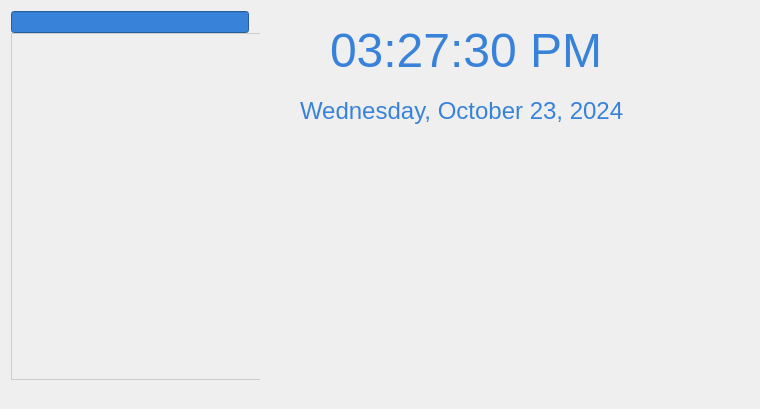
<?xml version="1.0" encoding="UTF-8"?>
<ui version="4.0">
 <class>EmployeeCheckInOutClass</class>
 <widget class="QWidget" name="EmployeeCheckInOutClass">
  <property name="geometry">
   <rect>
    <x>0</x>
    <y>0</y>
    <width>760</width>
    <height>409</height>
   </rect>
  </property>
  <property name="windowTitle">
   <string>EmployeeCheckInOut</string>
  </property>
  <widget class="QStackedWidget" name="stackedWidget">
   <property name="geometry">
    <rect>
     <x>0</x>
     <y>0</y>
     <width>751</width>
     <height>401</height>
    </rect>
   </property>
   <property name="currentIndex">
    <number>0</number>
   </property>
   <widget class="QWidget" name="hasEmployee">
    <widget class="QLabel" name="dateLabel">
     <property name="geometry">
      <rect>
       <x>300</x>
       <y>90</y>
       <width>401</width>
       <height>41</height>
      </rect>
     </property>
     <property name="font">
      <font>
       <pointsize>18</pointsize>
      </font>
     </property>
     <property name="styleSheet">
      <string notr="true">QLabel {
	color: #3883d9;
}</string>
     </property>
     <property name="text">
      <string>Wednesday, October 23, 2024</string>
     </property>
    </widget>
    <widget class="QLabel" name="timeLabel">
     <property name="geometry">
      <rect>
       <x>330</x>
       <y>20</y>
       <width>381</width>
       <height>61</height>
      </rect>
     </property>
     <property name="font">
      <font>
       <pointsize>36</pointsize>
      </font>
     </property>
     <property name="styleSheet">
      <string notr="true">QLabel {
	color: #3883d9;
}</string>
     </property>
     <property name="text">
      <string>03:27:30 PM</string>
     </property>
    </widget>
    <widget class="QWidget" name="verticalLayoutWidget">
     <property name="geometry">
      <rect>
       <x>0</x>
       <y>0</y>
       <width>260</width>
       <height>391</height>
      </rect>
     </property>
     <layout class="QVBoxLayout" name="verticalLayout">
      <property name="spacing">
       <number>0</number>
      </property>
      <item>
       <widget class="QLineEdit" name="searchLineEdit">
        <property name="styleSheet">
         <string notr="true">QLineEdit {
	color: #fff;
	background: #3883d9;
}</string>
        </property>
       </widget>
      </item>
      <item>
       <widget class="QTreeView" name="companyTreeView">
        <property name="sizePolicy">
         <sizepolicy hsizetype="Expanding" vsizetype="Expanding">
          <horstretch>0</horstretch>
          <verstretch>0</verstretch>
         </sizepolicy>
        </property>
        <property name="minimumSize">
         <size>
          <width>258</width>
          <height>258</height>
         </size>
        </property>
        <property name="styleSheet">
         <string notr="true">QTreeView {
	border: 0.5px solid #ccc; 
	background: transparent;
}</string>
        </property>
       </widget>
      </item>
     </layout>
    </widget>
    <widget class="QStackedWidget" name="stack_checkin_out">
     <property name="geometry">
      <rect>
       <x>260</x>
       <y>130</y>
       <width>491</width>
       <height>271</height>
      </rect>
     </property>
     <property name="currentIndex">
      <number>0</number>
     </property>
     <widget class="QWidget" name="use_device">
      <widget class="QLabel" name="device">
       <property name="geometry">
        <rect>
         <x>140</x>
         <y>30</y>
         <width>221</width>
         <height>181</height>
        </rect>
       </property>
       <property name="text">
        <string/>
       </property>
       <property name="pixmap">
        <pixmap>../icon/no-device.jpg</pixmap>
       </property>
      </widget>
     </widget>
     <widget class="QWidget" name="use_password">
      <widget class="QWidget" name="widget" native="true">
       <property name="geometry">
        <rect>
         <x>10</x>
         <y>20</y>
         <width>471</width>
         <height>171</height>
        </rect>
       </property>
       <property name="styleSheet">
        <string notr="true">background-color: #fafbff; 
border-radius: 10px;</string>
       </property>
       <widget class="QLabel" name="label_2">
        <property name="geometry">
         <rect>
          <x>10</x>
          <y>19</y>
          <width>91</width>
          <height>31</height>
         </rect>
        </property>
        <property name="styleSheet">
         <string notr="true">font: 18px;</string>
        </property>
        <property name="text">
         <string>Your Name</string>
        </property>
       </widget>
       <widget class="QComboBox" name="name_list">
        <property name="geometry">
         <rect>
          <x>110</x>
          <y>20</y>
          <width>201</width>
          <height>31</height>
         </rect>
        </property>
        <property name="styleSheet">
         <string notr="true">border: 1px solid black;
border-radius: 0px;</string>
        </property>
       </widget>
       <widget class="QLabel" name="label_3">
        <property name="geometry">
         <rect>
          <x>10</x>
          <y>70</y>
          <width>81</width>
          <height>31</height>
         </rect>
        </property>
        <property name="styleSheet">
         <string notr="true">font: 18px;</string>
        </property>
        <property name="text">
         <string>Password</string>
        </property>
       </widget>
       <widget class="QPushButton" name="show_all">
        <property name="geometry">
         <rect>
          <x>330</x>
          <y>20</y>
          <width>101</width>
          <height>31</height>
         </rect>
        </property>
        <property name="cursor">
         <cursorShape>PointingHandCursor</cursorShape>
        </property>
        <property name="styleSheet">
         <string notr="true">font: 18px;
color: white;
background: #3883d9;
border-radius: 4px;</string>
        </property>
        <property name="text">
         <string>Show All</string>
        </property>
       </widget>
       <widget class="QPushButton" name="submit_checkin_out">
        <property name="geometry">
         <rect>
          <x>190</x>
          <y>120</y>
          <width>111</width>
          <height>31</height>
         </rect>
        </property>
        <property name="cursor">
         <cursorShape>PointingHandCursor</cursorShape>
        </property>
        <property name="styleSheet">
         <string notr="true">font: 18px;
color: white;
background: #3883d9;
border-radius: 4px;</string>
        </property>
        <property name="text">
         <string>Check In</string>
        </property>
        <property name="icon">
         <iconset>
          <normaloff>../icon/check-white.webp</normaloff>../icon/check-white.webp</iconset>
        </property>
       </widget>
       <widget class="QLineEdit" name="password">
        <property name="geometry">
         <rect>
          <x>110</x>
          <y>70</y>
          <width>321</width>
          <height>31</height>
         </rect>
        </property>
        <property name="styleSheet">
         <string notr="true">border: 1px solid black;
border-radius: 0px;</string>
        </property>
       </widget>
      </widget>
      <widget class="QPushButton" name="back">
       <property name="geometry">
        <rect>
         <x>20</x>
         <y>220</y>
         <width>51</width>
         <height>41</height>
        </rect>
       </property>
       <property name="cursor">
        <cursorShape>PointingHandCursor</cursorShape>
       </property>
       <property name="styleSheet">
        <string notr="true">background: transparent;</string>
       </property>
       <property name="text">
        <string/>
       </property>
       <property name="icon">
        <iconset>
         <normaloff>../icon/back.png</normaloff>../icon/back.png</iconset>
       </property>
       <property name="iconSize">
        <size>
         <width>30</width>
         <height>30</height>
        </size>
       </property>
      </widget>
     </widget>
     <widget class="QWidget" name="page">
      <widget class="QWidget" name="widget_2" native="true">
       <property name="geometry">
        <rect>
         <x>10</x>
         <y>10</y>
         <width>471</width>
         <height>211</height>
        </rect>
       </property>
       <property name="styleSheet">
        <string notr="true">background-color: #fafbff; 
border-radius: 10px;</string>
       </property>
       <widget class="QLabel" name="label_4">
        <property name="geometry">
         <rect>
          <x>230</x>
          <y>10</y>
          <width>71</width>
          <height>21</height>
         </rect>
        </property>
        <property name="styleSheet">
         <string notr="true">font-weight: bold;
font: 18px;</string>
        </property>
        <property name="text">
         <string>Goodbye</string>
        </property>
       </widget>
       <widget class="QLabel" name="full_name">
        <property name="geometry">
         <rect>
          <x>310</x>
          <y>10</y>
          <width>151</width>
          <height>21</height>
         </rect>
        </property>
        <property name="styleSheet">
         <string notr="true">font-weight: bold;
font: 18px;</string>
        </property>
        <property name="text">
         <string>Đông</string>
        </property>
       </widget>
       <widget class="QLabel" name="label_6">
        <property name="geometry">
         <rect>
          <x>270</x>
          <y>40</y>
          <width>31</width>
          <height>16</height>
         </rect>
        </property>
        <property name="styleSheet">
         <string notr="true">font-weight: bold;
font: 18px;</string>
        </property>
        <property name="text">
         <string>ID:</string>
        </property>
       </widget>
       <widget class="QLabel" name="id">
        <property name="geometry">
         <rect>
          <x>310</x>
          <y>40</y>
          <width>151</width>
          <height>16</height>
         </rect>
        </property>
        <property name="styleSheet">
         <string notr="true">font-weight: bold;
font: 18px;</string>
        </property>
        <property name="text">
         <string>1</string>
        </property>
       </widget>
       <widget class="QLabel" name="label_8">
        <property name="geometry">
         <rect>
          <x>200</x>
          <y>60</y>
          <width>131</width>
          <height>21</height>
         </rect>
        </property>
        <property name="styleSheet">
         <string notr="true">font-weight: bold;
font: 18px;</string>
        </property>
        <property name="text">
         <string>Working hours:</string>
        </property>
       </widget>
       <widget class="QLabel" name="label_9">
        <property name="geometry">
         <rect>
          <x>200</x>
          <y>90</y>
          <width>91</width>
          <height>21</height>
         </rect>
        </property>
        <property name="styleSheet">
         <string notr="true">font-weight: bold;
font: 18px;</string>
        </property>
        <property name="text">
         <string>Today:</string>
        </property>
       </widget>
       <widget class="QLabel" name="label_10">
        <property name="geometry">
         <rect>
          <x>200</x>
          <y>120</y>
          <width>101</width>
          <height>21</height>
         </rect>
        </property>
        <property name="styleSheet">
         <string notr="true">font-weight: bold;
font: 18px;</string>
        </property>
        <property name="text">
         <string>This week:</string>
        </property>
       </widget>
       <widget class="QLabel" name="label_11">
        <property name="geometry">
         <rect>
          <x>200</x>
          <y>150</y>
          <width>111</width>
          <height>21</height>
         </rect>
        </property>
        <property name="styleSheet">
         <string notr="true">font-weight: bold;
font: 18px;</string>
        </property>
        <property name="text">
         <string>This month:</string>
        </property>
       </widget>
       <widget class="QLabel" name="notice">
        <property name="geometry">
         <rect>
          <x>110</x>
          <y>180</y>
          <width>281</width>
          <height>31</height>
         </rect>
        </property>
        <property name="styleSheet">
         <string notr="true">background-color: #a32a2a;
color: white;
font-weight: bold;
border-radius: 0px;
font-size: 18px;
text-transform: uppercase;
padding: 0px 5px;</string>
        </property>
        <property name="text">
         <string>check in susscessfully!</string>
        </property>
       </widget>
       <widget class="QLabel" name="avatar">
        <property name="geometry">
         <rect>
          <x>40</x>
          <y>40</y>
          <width>101</width>
          <height>101</height>
         </rect>
        </property>
        <property name="text">
         <string/>
        </property>
        <property name="textFormat">
         <enum>Qt::AutoText</enum>
        </property>
        <property name="pixmap">
         <pixmap>../icon/no-image.png</pixmap>
        </property>
        <property name="scaledContents">
         <bool>true</bool>
        </property>
       </widget>
       <widget class="QLabel" name="label_14">
        <property name="geometry">
         <rect>
          <x>340</x>
          <y>220</y>
          <width>111</width>
          <height>21</height>
         </rect>
        </property>
        <property name="styleSheet">
         <string notr="true">font-weight: bold;
font: 18px;</string>
        </property>
        <property name="text">
         <string>This month:</string>
        </property>
       </widget>
       <widget class="QLabel" name="this_month">
        <property name="geometry">
         <rect>
          <x>310</x>
          <y>150</y>
          <width>51</width>
          <height>21</height>
         </rect>
        </property>
        <property name="styleSheet">
         <string notr="true">font-weight: bold;
font: 18px;</string>
        </property>
        <property name="text">
         <string>0.00</string>
        </property>
       </widget>
       <widget class="QLabel" name="this_week">
        <property name="geometry">
         <rect>
          <x>310</x>
          <y>120</y>
          <width>51</width>
          <height>21</height>
         </rect>
        </property>
        <property name="styleSheet">
         <string notr="true">font-weight: bold;
font: 18px;</string>
        </property>
        <property name="text">
         <string>0.00</string>
        </property>
       </widget>
       <widget class="QLabel" name="today">
        <property name="geometry">
         <rect>
          <x>310</x>
          <y>90</y>
          <width>51</width>
          <height>21</height>
         </rect>
        </property>
        <property name="styleSheet">
         <string notr="true">font-weight: bold;
font: 18px;</string>
        </property>
        <property name="text">
         <string>0.00</string>
        </property>
       </widget>
       <widget class="QLabel" name="label_18">
        <property name="geometry">
         <rect>
          <x>370</x>
          <y>90</y>
          <width>51</width>
          <height>21</height>
         </rect>
        </property>
        <property name="styleSheet">
         <string notr="true">font-weight: bold;
font: 18px;</string>
        </property>
        <property name="text">
         <string>hours</string>
        </property>
       </widget>
       <widget class="QLabel" name="label_19">
        <property name="geometry">
         <rect>
          <x>370</x>
          <y>120</y>
          <width>51</width>
          <height>21</height>
         </rect>
        </property>
        <property name="styleSheet">
         <string notr="true">font-weight: bold;
font: 18px;</string>
        </property>
        <property name="text">
         <string>hours</string>
        </property>
       </widget>
       <widget class="QLabel" name="label_20">
        <property name="geometry">
         <rect>
          <x>370</x>
          <y>150</y>
          <width>51</width>
          <height>21</height>
         </rect>
        </property>
        <property name="styleSheet">
         <string notr="true">font-weight: bold;
font: 18px;</string>
        </property>
        <property name="text">
         <string>hours</string>
        </property>
       </widget>
       <zorder>label_4</zorder>
       <zorder>full_name</zorder>
       <zorder>label_6</zorder>
       <zorder>id</zorder>
       <zorder>label_8</zorder>
       <zorder>label_9</zorder>
       <zorder>label_10</zorder>
       <zorder>notice</zorder>
       <zorder>avatar</zorder>
       <zorder>label_14</zorder>
       <zorder>label_11</zorder>
       <zorder>this_month</zorder>
       <zorder>this_week</zorder>
       <zorder>today</zorder>
       <zorder>label_18</zorder>
       <zorder>label_19</zorder>
       <zorder>label_20</zorder>
      </widget>
      <widget class="QPushButton" name="back_2">
       <property name="geometry">
        <rect>
         <x>20</x>
         <y>220</y>
         <width>51</width>
         <height>41</height>
        </rect>
       </property>
       <property name="cursor">
        <cursorShape>PointingHandCursor</cursorShape>
       </property>
       <property name="styleSheet">
        <string notr="true">background: transparent;</string>
       </property>
       <property name="text">
        <string/>
       </property>
       <property name="icon">
        <iconset>
         <normaloff>../icon/back.png</normaloff>../icon/back.png</iconset>
       </property>
       <property name="iconSize">
        <size>
         <width>30</width>
         <height>30</height>
        </size>
       </property>
      </widget>
     </widget>
    </widget>
   </widget>
   <widget class="QWidget" name="noEmployee">
    <widget class="QLabel" name="noEmployeeLabel_3">
     <property name="geometry">
      <rect>
       <x>190</x>
       <y>220</y>
       <width>411</width>
       <height>61</height>
      </rect>
     </property>
     <property name="font">
      <font>
       <pointsize>9</pointsize>
       <weight>75</weight>
       <bold>true</bold>
      </font>
     </property>
     <property name="styleSheet">
      <string notr="true">QLabel {
	color: red;
}</string>
     </property>
     <property name="text">
      <string>Please log in as Administrator to add employees first!</string>
     </property>
    </widget>
    <widget class="QLabel" name="noEmployeeLabel_1">
     <property name="geometry">
      <rect>
       <x>230</x>
       <y>60</y>
       <width>211</width>
       <height>131</height>
      </rect>
     </property>
     <property name="text">
      <string/>
     </property>
     <property name="pixmap">
      <pixmap>../icon/no-employee.png</pixmap>
     </property>
    </widget>
    <widget class="QLabel" name="noEmployeeLabel_2">
     <property name="geometry">
      <rect>
       <x>240</x>
       <y>180</y>
       <width>291</width>
       <height>61</height>
      </rect>
     </property>
     <property name="font">
      <font>
       <pointsize>9</pointsize>
       <weight>75</weight>
       <bold>true</bold>
      </font>
     </property>
     <property name="styleSheet">
      <string notr="true">QLabel {
	color: red;
}</string>
     </property>
     <property name="text">
      <string>There is no employee in the system. </string>
     </property>
    </widget>
   </widget>
  </widget>
 </widget>
 <layoutdefault spacing="6" margin="11"/>
 <resources/>
 <connections/>
</ui>
